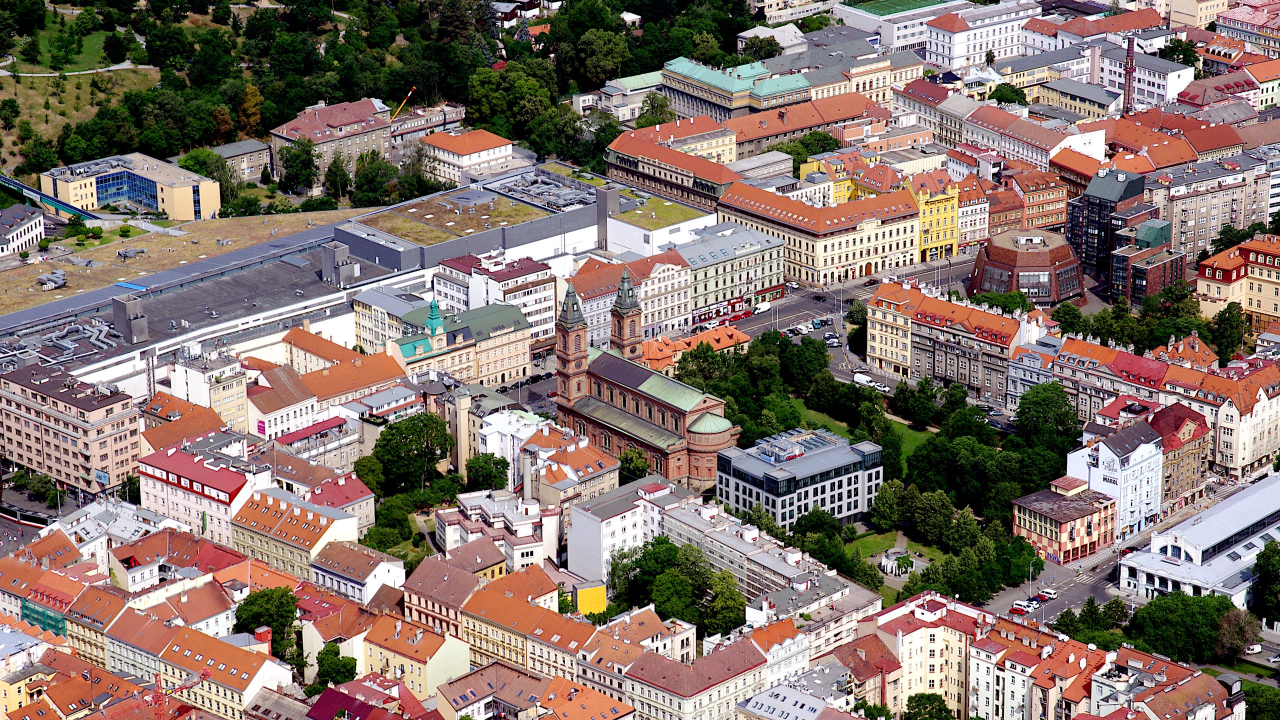
//> input picture src/city2560x1440.jpg, 2560 x 1440 px (shown at 1/2 size)
$ ./main   (built with g++ and OpenCV 4)
//> lines starting //> are read from the running program, lines starting //| are printed output that depends on the picture
#include "opencv2/opencv.hpp"
#include <iostream>
#include <chrono>

int main() {
    #ifdef _OPENMP
        printf("OpenMP is supported\n");
    #endif
    for (int iter = 1; iter <= 10; iter++) {
    cv::Mat img1 = cv::imread("../src/city2560x1440.jpg");
//> img1 is the input picture: 1440 rows x 2560 cols, CV_8UC3; mean B, G, R 109.1, 116.6, 134
    cv::Mat img2 = cv::imread("../src/river2560x1440.jpg");
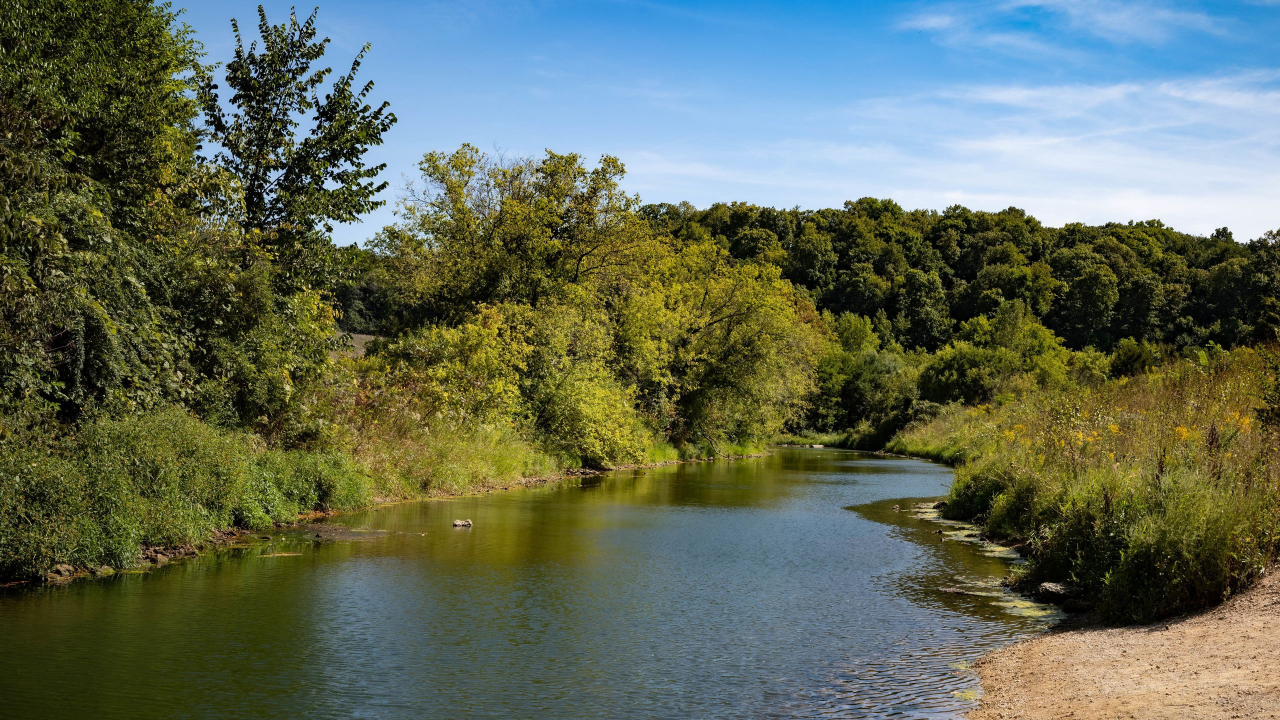
//> input picture src/river2560x1440.jpg, 2560 x 1440 px (shown at 1/2 size)
//> img2 is the input picture: 1440 rows x 2560 cols, CV_8UC3; mean B, G, R 88.7, 106.5, 96.9
    if (img1.empty() || img2.empty()) {
        printf("Images loading error\n");
    }
    auto start = std::chrono::high_resolution_clock::now();
    cv::Mat res = cv::Mat::zeros(img1.size(), CV_8UC1);
    #pragma omp parallel for
    for (int i = 0; i < img1.rows; i++){
        for (int j = 0; j < img1.cols; j++){
            cv::Vec3b pixel1 = img1.at<cv::Vec3b>(i, j);
            cv::Vec3b pixel2 = img2.at<cv::Vec3b>(i, j);
            int intensity = (pixel1[2] + pixel1[1] + pixel1[0] + pixel2[2] + pixel2[1] + pixel2[0]) / 3;
            res.at<uchar>(i, j) = static_cast<uchar>(255 * intensity / 510);
        }
    }
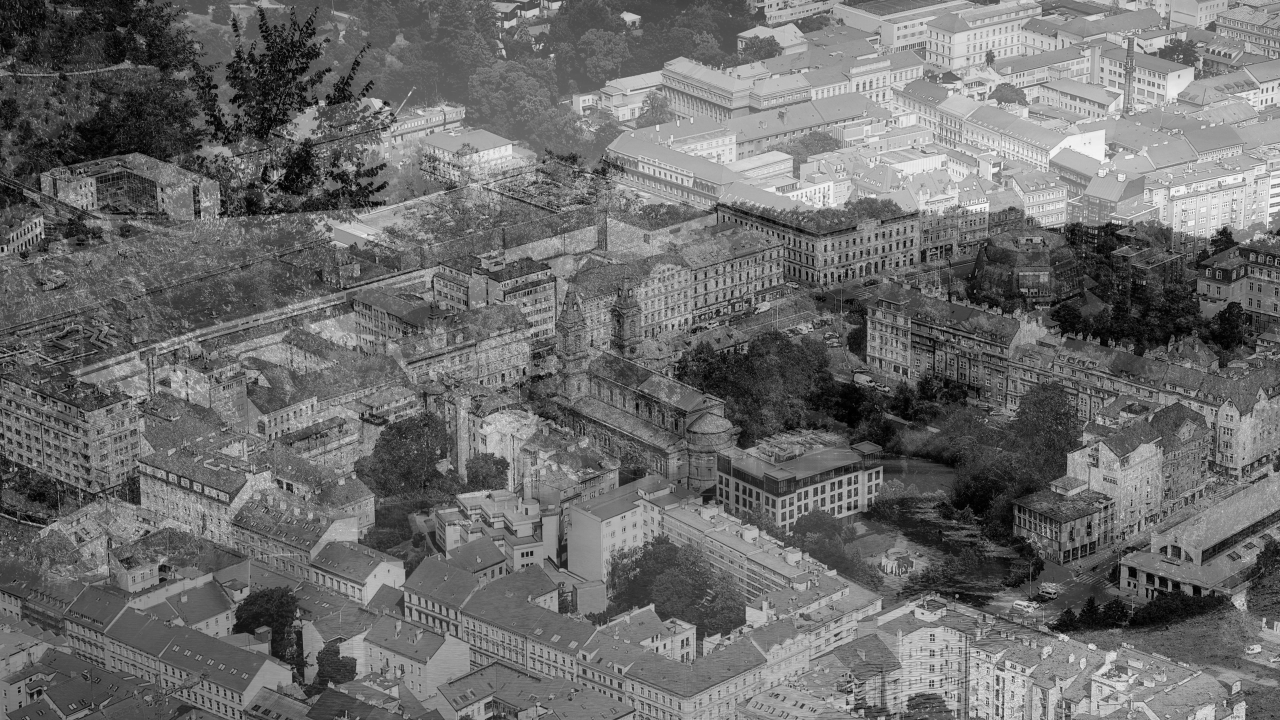
//> res: 1440 rows x 2560 cols, CV_8UC1 (shown at 1/2 size); min 0, max 252, mean 108.2
    auto end = std::chrono::high_resolution_clock::now();
    auto duration = std::chrono::duration_cast<std::chrono::milliseconds>(end-start);
    std::cout << "iter " << iter << " " << duration.count() << "\n";
    cv::imwrite("../res/ex"+std::to_string(iter)+".jpg", res);
    }
    return 0;
}
